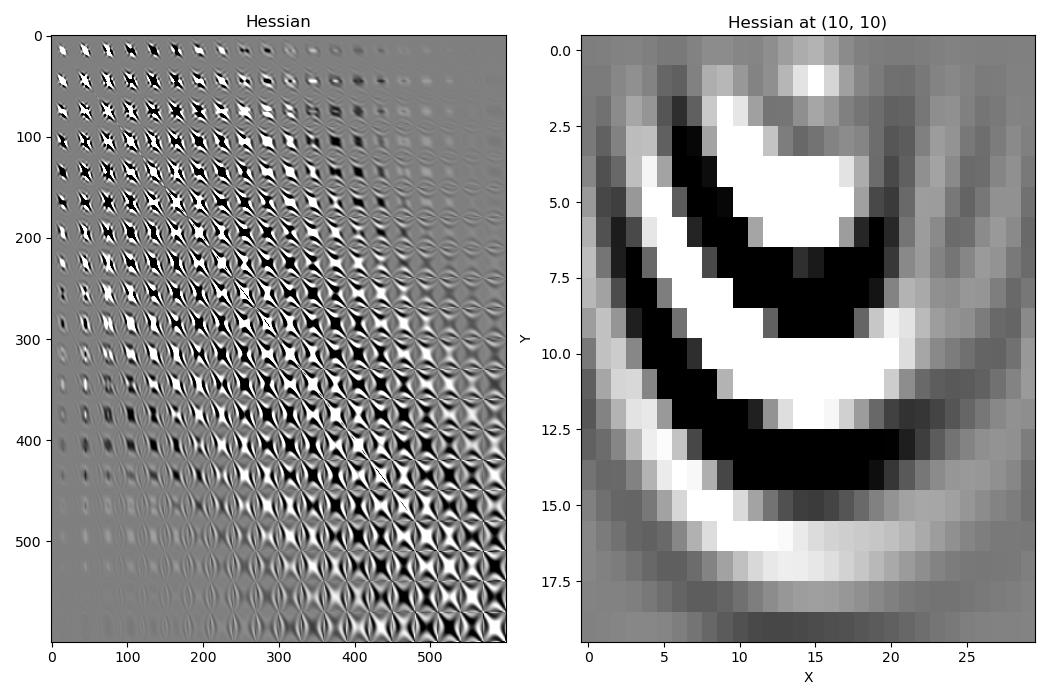

Here is the Python script that generated this plot:
import torch
import torchvision
from scipy.sparse.linalg import eigsh
import matplotlib.pyplot as plt
import deepwave

device = torch.device('cuda' if torch.cuda.is_available() else 'cpu')
dtype = torch.float

ny = 20
nx = 30
freq = 25
nt = 80
dt = 0.004
dx = 4

v_true = 1500 * torch.ones(ny, nx, dtype=dtype, device=device)
v_true[10:] += 200
v_init = (torchvision.transforms.functional.gaussian_blur(
    v_true[None], [31, 31]).squeeze())
v = v_init.clone().requires_grad_()

source_locations = torch.tensor([[[1, 15]]], dtype=torch.long, device=device)
source_amplitudes = deepwave.wavelets.ricker(freq,
                                             nt,
                                             dt,
                                             1.3 / freq,
                                             dtype=dtype).reshape(1, 1, -1)
receiver_locations = torch.ones(1, nx - 20, 2, dtype=torch.long, device=device)
receiver_locations[0, :, 1] = torch.arange(10, nx - 10)

d_true = deepwave.scalar(
    v_true,
    grid_spacing=dx,
    dt=dt,
    source_amplitudes=source_amplitudes,
    source_locations=source_locations,
    receiver_locations=receiver_locations,
    pml_width=[0, 20, 20, 20],
    max_vel=2000,
)[-1]

loss_fn = torch.nn.MSELoss()


def wrap(v):
    d = deepwave.scalar(
        v,
        grid_spacing=dx,
        dt=dt,
        source_amplitudes=source_amplitudes,
        source_locations=source_locations,
        receiver_locations=receiver_locations,
        pml_width=[0, 20, 20, 20],
        max_vel=2000,
    )[-1]
    return loss_fn(d, d_true)


hess = torch.autograd.functional.hessian(wrap, v).detach()
wrap(v).backward()
grad = v.grad.detach()

_, ax = plt.subplots(1, 2, figsize=(10.5, 7))
vmax = torch.quantile(hess, 0.95).item()
ax[0].imshow(hess.reshape(v.numel(), v.numel()).cpu(),
             aspect='auto',
             cmap='gray',
             vmin=-vmax,
             vmax=vmax)
ax[0].set_title("Hessian")
ax[1].imshow(hess[10, 10].cpu(),
             aspect='auto',
             cmap='gray',
             vmin=-vmax,
             vmax=vmax)
ax[1].set_title("Hessian at (10, 10)")
ax[1].set_xlabel("X")
ax[1].set_ylabel("Y")
plt.tight_layout()
plt.savefig('example_hessian.jpg')

eig0 = eigsh(hess.cpu().numpy().reshape(v.numel(), v.numel()), k=1,
             which="SA")[0].item()
tau = max(-1.5 * eig0, 0)
L = torch.linalg.cholesky(
    hess.reshape(v.numel(), v.numel()) +
    tau * torch.eye(v.numel(), dtype=dtype, device=device))
h = torch.cholesky_solve(grad.reshape(-1, 1).neg(), L).reshape(ny, nx)

_, ax = plt.subplots(1, 2, figsize=(10.5, 7), sharex=True, sharey=True)
ax[0].imshow(grad.cpu(), aspect='auto', cmap='gray')
ax[0].set_title("Gradient")
ax[1].imshow(h.cpu(), aspect='auto', cmap='gray')
ax[1].set_title("Inverse Hessian times gradient")
ax[0].set_xlabel("X")
ax[0].set_ylabel("Y")
plt.tight_layout()
plt.savefig('example_hessian_vs_gradient.jpg')

for epoch in range(3):
    hess = torch.autograd.functional.hessian(wrap, v).detach()
    wrap(v).backward()
    grad = v.grad.detach()
    eig0 = eigsh(hess.cpu().numpy().reshape(v.numel(), v.numel()),
                 k=1,
                 which="SA")[0].item()
    tau = max(-1.5 * eig0, 0)
    L = torch.linalg.cholesky(
        hess.reshape(v.numel(), v.numel()) + tau * torch.eye(v.numel()))
    h = torch.cholesky_solve(grad.reshape(-1, 1).neg(), L).reshape(ny, nx)
    v = (v.detach() + h).requires_grad_()

_, ax = plt.subplots(1, 3, figsize=(10.5, 3.5), sharex=True, sharey=True)
vmin = 1400
vmax = 1800
ax[0].imshow(v_init.cpu(), vmin=vmin, vmax=vmax)
ax[0].set_title("Initial")
ax[1].imshow(v.detach().cpu(), vmin=vmin, vmax=vmax)
ax[1].set_title("Out")
ax[2].imshow(v_true.cpu(), vmin=vmin, vmax=vmax)
ax[2].set_title("True")
plt.tight_layout()
plt.savefig('example_hessian_result.jpg')
